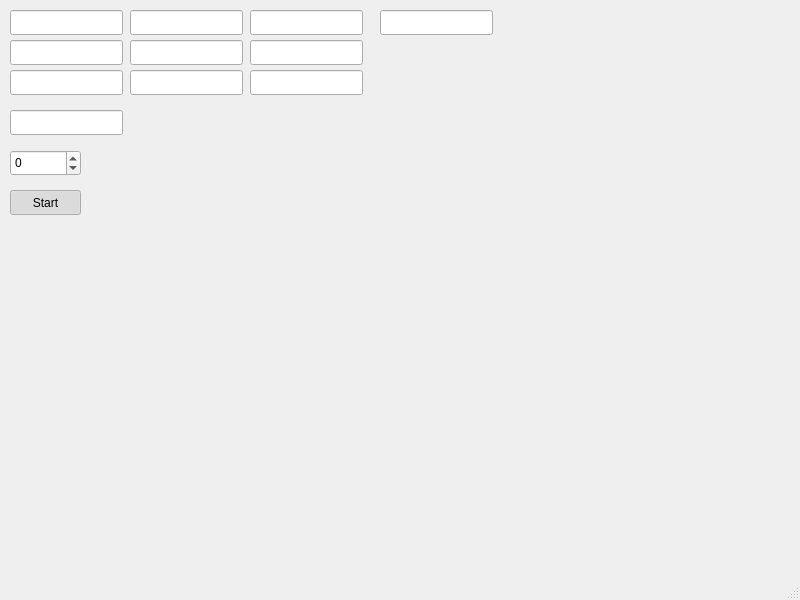
<?xml version="1.0" encoding="UTF-8"?>
<ui version="4.0">
 <class>MainWindow</class>
 <widget class="QMainWindow" name="MainWindow">
  <property name="geometry">
   <rect>
    <x>0</x>
    <y>0</y>
    <width>800</width>
    <height>600</height>
   </rect>
  </property>
  <property name="windowTitle">
   <string>MainWindow</string>
  </property>
  <widget class="QWidget" name="centralwidget">
   <widget class="QLineEdit" name="eDisplay1">
    <property name="geometry">
     <rect>
      <x>10</x>
      <y>10</y>
      <width>113</width>
      <height>25</height>
     </rect>
    </property>
    <property name="readOnly">
     <bool>true</bool>
    </property>
   </widget>
   <widget class="QLineEdit" name="eDisplay2">
    <property name="geometry">
     <rect>
      <x>130</x>
      <y>10</y>
      <width>113</width>
      <height>25</height>
     </rect>
    </property>
    <property name="readOnly">
     <bool>true</bool>
    </property>
   </widget>
   <widget class="QLineEdit" name="eDisplay3">
    <property name="geometry">
     <rect>
      <x>250</x>
      <y>10</y>
      <width>113</width>
      <height>25</height>
     </rect>
    </property>
    <property name="readOnly">
     <bool>true</bool>
    </property>
   </widget>
   <widget class="QLineEdit" name="pDisplay11">
    <property name="geometry">
     <rect>
      <x>10</x>
      <y>40</y>
      <width>113</width>
      <height>25</height>
     </rect>
    </property>
    <property name="readOnly">
     <bool>true</bool>
    </property>
   </widget>
   <widget class="QLineEdit" name="pDisplay31">
    <property name="geometry">
     <rect>
      <x>250</x>
      <y>40</y>
      <width>113</width>
      <height>25</height>
     </rect>
    </property>
    <property name="readOnly">
     <bool>true</bool>
    </property>
   </widget>
   <widget class="QLineEdit" name="pDisplay21">
    <property name="geometry">
     <rect>
      <x>130</x>
      <y>40</y>
      <width>113</width>
      <height>25</height>
     </rect>
    </property>
    <property name="readOnly">
     <bool>true</bool>
    </property>
   </widget>
   <widget class="QLineEdit" name="pDisplay12">
    <property name="geometry">
     <rect>
      <x>10</x>
      <y>70</y>
      <width>113</width>
      <height>25</height>
     </rect>
    </property>
    <property name="readOnly">
     <bool>true</bool>
    </property>
   </widget>
   <widget class="QLineEdit" name="pDisplay32">
    <property name="geometry">
     <rect>
      <x>250</x>
      <y>70</y>
      <width>113</width>
      <height>25</height>
     </rect>
    </property>
    <property name="readOnly">
     <bool>true</bool>
    </property>
   </widget>
   <widget class="QLineEdit" name="pDisplay22">
    <property name="geometry">
     <rect>
      <x>130</x>
      <y>70</y>
      <width>113</width>
      <height>25</height>
     </rect>
    </property>
    <property name="readOnly">
     <bool>true</bool>
    </property>
   </widget>
   <widget class="QLineEdit" name="tempDIsplay">
    <property name="geometry">
     <rect>
      <x>10</x>
      <y>110</y>
      <width>113</width>
      <height>25</height>
     </rect>
    </property>
    <property name="readOnly">
     <bool>true</bool>
    </property>
   </widget>
   <widget class="QSpinBox" name="timerBox">
    <property name="geometry">
     <rect>
      <x>10</x>
      <y>150</y>
      <width>71</width>
      <height>26</height>
     </rect>
    </property>
    <property name="minimum">
     <number>-1</number>
    </property>
    <property name="maximum">
     <number>60</number>
    </property>
   </widget>
   <widget class="QPushButton" name="startButton">
    <property name="geometry">
     <rect>
      <x>10</x>
      <y>190</y>
      <width>71</width>
      <height>25</height>
     </rect>
    </property>
    <property name="text">
     <string>Start</string>
    </property>
    <property name="shortcut">
     <string>Space</string>
    </property>
    <property name="checkable">
     <bool>true</bool>
    </property>
    <property name="checked">
     <bool>true</bool>
    </property>
   </widget>
   <widget class="QLineEdit" name="eDisplayTotal">
    <property name="geometry">
     <rect>
      <x>380</x>
      <y>10</y>
      <width>113</width>
      <height>25</height>
     </rect>
    </property>
    <property name="readOnly">
     <bool>true</bool>
    </property>
   </widget>
  </widget>
  <widget class="QMenuBar" name="menubar">
   <property name="geometry">
    <rect>
     <x>0</x>
     <y>0</y>
     <width>800</width>
     <height>22</height>
    </rect>
   </property>
  </widget>
  <widget class="QStatusBar" name="statusbar"/>
 </widget>
 <resources/>
 <connections/>
</ui>
